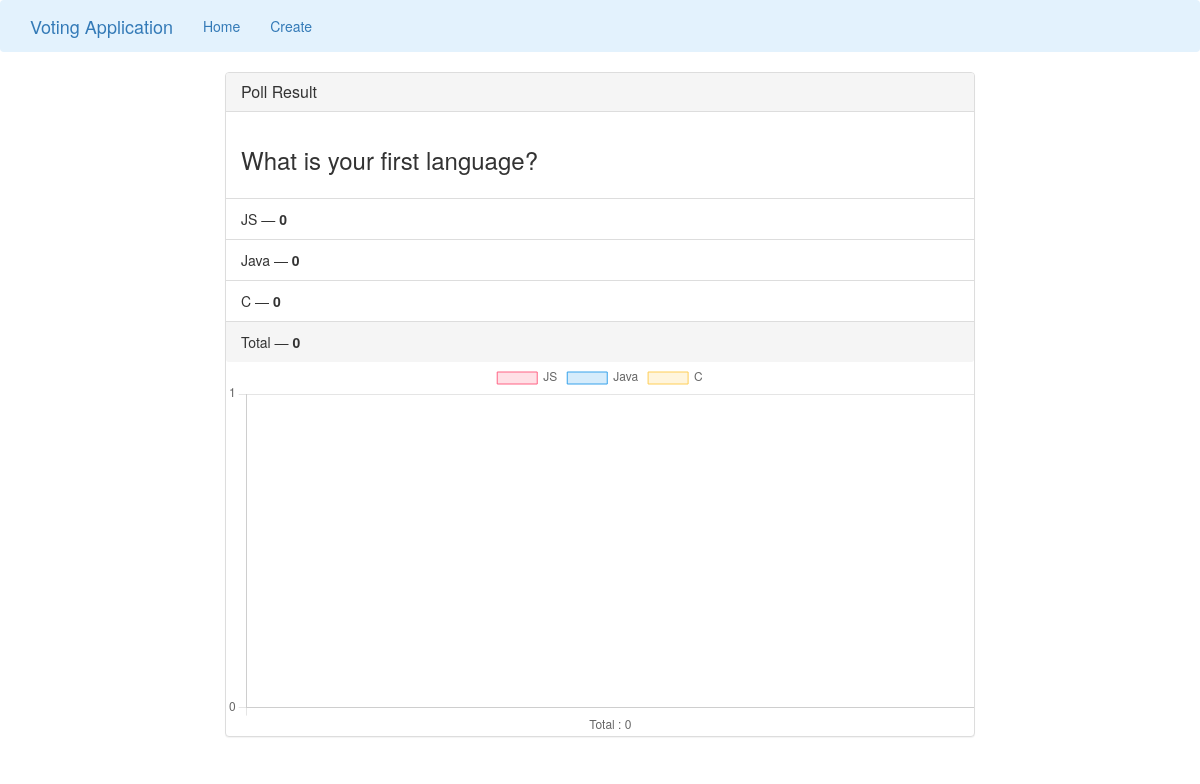
Screenshot of /results/2 with the database file from the repository.
### app/models.py (models this page shows)
class Poll(models.Model):
    question = models.TextField(max_length=30)
    option_one = models.CharField(max_length=30)
    option_two = models.CharField(max_length=30)
    option_three = models.CharField(max_length=30)
    option_one_count = models.IntegerField(default=0)
    option_two_count = models.IntegerField(default=0)
    option_three_count = models.IntegerField(default=0)
    def total(self):
        return self.option_one_count + self.option_two_count + self.option_three_count

### app/views.py (the view)
# urls.py: path('results/<poll_id>', poll_views.results, name='results'),
def results(request, poll_id):
    poll = Poll.objects.get(pk=poll_id)
    context = {
        'poll' : poll
    }
    return render(request, 'app/results.html', context)

### app/templates/app/results.html (shortened to what this page needs)
{% extends "app/base.html" %}
{% block main %}
<div class="row">
    <div class="col-lg-8 col-lg-offset-2">
        <div class="panel panel-default">
            <div class="panel-heading">
                <h3 class="panel-title">Poll Result</h3>
            </div>
            <div class="panel-body">
                <h3>{{poll.question}}</h3>
            </div>
            <ul class="list-group">
                <li class="list-group-item">{{poll.option_one}} &mdash; <strong>{{poll.option_one_count}}</strong></li>
                <li class="list-group-item">{{poll.option_two}} &mdash; <strong>{{poll.option_two_count}}</strong></li>
                <li class="list-group-item">{{poll.option_three}} &mdash; <strong>{{poll.option_three_count}}</strong></li>
            </ul>
            <div class="panel-footer">
                Total &mdash; <strong>{{poll.total}}</strong>
            </div>
            <div>
                <canvas id="myChart"></canvas>
              </div>
        </div>
    </div>
</div>
<script>
    const ctx = document.getElementById('myChart');
    new Chart(ctx, {
        type: 'bar',
        data: {
          labels: ['Total : {{poll.total}}'],
          datasets: [{
            label: '{{poll.option_one}}',
            data: [{{poll.option_one_count}}],
            backgroundColor: [
              'rgba(255, 99, 132, 0.2)'
            ],
            borderColor: [
              'rgba(255, 99, 132, 1)'
            ],
            borderWidth: 1
          },
          {
            label: '{{poll.option_two}}',
            data: [{{poll.option_two_count}}],
            backgroundColor: [
              'rgba(54, 162, 235, 0.2)'
            ],
            borderColor: [
              'rgba(54, 162, 235, 1)'
            ],
            borderWidth: 1
          },
          {
            label: '{{poll.option_three}}',
            data: [{{poll.option_three_count}}],
            backgroundColor: [
              'rgba(255, 206, 86, 0.2)'
            ],
            borderColor: [
              'rgba(255, 206, 86, 1)'
            ],
            borderWidth: 1
          }]
        },
        options: {
            scales: {
              y: {
                type: 'linear',
                display: true,
                position: 'left',
                beginAtZero: true,
                ticks: {
                  precision: 0,
                  stepSize: 1
                }
              }
            }
          }
        });
</script>
{% endblock %}

### rows the page displays
Poll: question "What is your first language?", option_one "JS", option_one_count "0", option_two "Java", option_two_count "0", option_three "C", option_three_count "0", total "0"

### other values shown
chart data {{ poll.option_one }} JS
chart data {{ poll.option_one_count }} 0
chart data {{ poll.option_two }} Java
